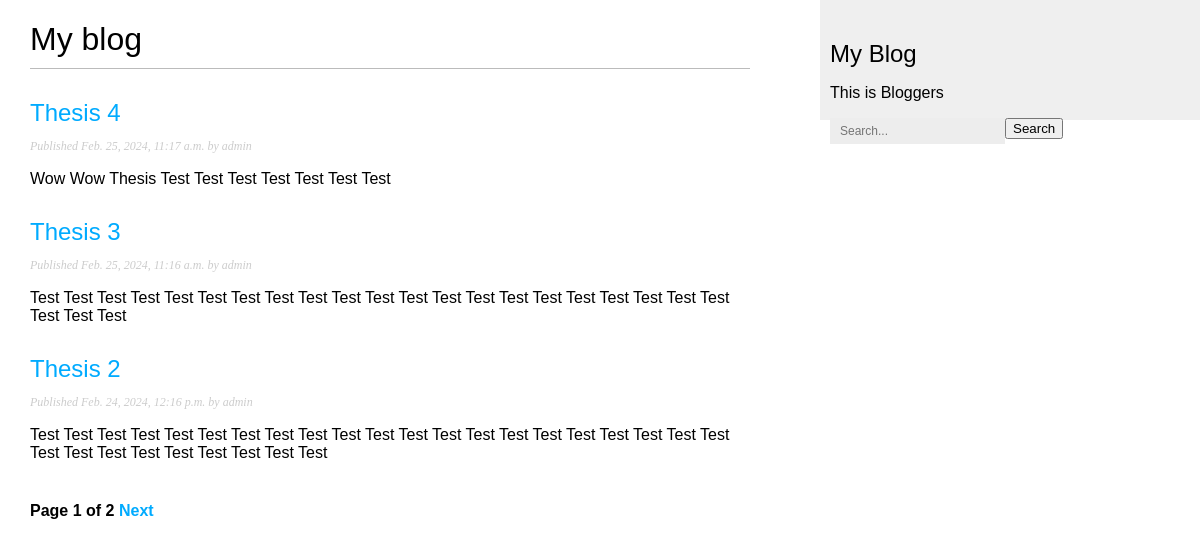
Screenshot of /blog/ with the database file from the repository.
### blog/models.py (models this page shows, shortened)
class Post(models.Model):
    class Status(models.TextChoices):
        DRAFT = 'DF', 'Draft'
        PUBLISHED = 'PB', 'Published'
    title = models.CharField(max_length=250)
    slug = models.SlugField(max_length=250,
                            unique_for_date='publish')
    author = models.ForeignKey(User,
                               on_delete=models.CASCADE,
                               related_name="blog_posts")
    body = models.TextField()
    publish = models.DateTimeField(default=timezone.now)
    created = models.DateTimeField(auto_now_add=True)
    status = models.CharField(max_length=2,
                              choices=Status.choices,
                              default=Status.DRAFT)
    objects = models.Manager()
    published = PublishedManager()
    class Meta:
        ordering = ['-publish']
        indexes = [
            models.Index(fields=['-publish'])
        ]
    def get_absolute_url(self):
        return reverse("blog:post_detail",
                       args=[self.publish.year,
                             self.publish.month,
                             self.publish.day,
                             self.slug])

### blog/views.py (the view)
# urls.py: path('', views.post_list, name="post_list"),
def post_list(request):
    post_list = Post.published.all()
    paginator = Paginator(post_list, 3)
    page_number = request.GET.get('page', 1)
    try:
        posts = paginator.page(page_number)
    except PageNotAnInteger:
        posts = paginator.page(1)
    except EmptyPage:
        posts = paginator.page(paginator.num_pages)
    return render(request,
                 "blog/post/list.html",
                  {"posts":posts})

### blog/models.py (called while the page is built)
    def get_queryset(self):
        return super().get_queryset().filter(status=Post.Status.PUBLISHED)

### blog/templates/blog/post/list.html (shortened to what this page needs)
{% extends "blog/base.html" %}
{% block content %}
    <h1>My blog</h1>
    {% for post in posts %}
        <h2><a href="{{ post.get_absolute_url }}">{{post.title}}</a></h2>
        <p class="date">Published {{post.publish}} by {{ post.author}}</p>
        {{ post.body | truncatewords_html:30 | linebreaks}}
    {% endfor %}
    {% include "blog/pagination.html" with page=posts %}
{% endblock %}

### blog/templates/blog/base.html (shortened to what this page needs)
{% load static %}
<html lang="en">
<head>
    <link rel="stylesheet" href="{% static 'css/style.css' %}">
</head>
<body>
    <div id="content">
        {% block content %}
        {% endblock%}
    </div>
    <div id="sidebar">
        <h2>My Blog</h2>
        <p>This is Bloggers</p>
        <form action="{% url 'blog:post_search' %}" method="GET">
            <input type="text" name="q" placeholder="Search...">
            <button type="submit">Search</button>
        </form>
    </div>
</body>
</html>

### blog/templates/blog/pagination.html (shortened to what this page needs)
<div class="pagination">
    <span class="step-links">
        <span class="current">
            Page {{ page.number }} of {{ page.paginator.num_pages }}
        </span>
        {% if page.has_next %}
            <a href="?page={{ page.next_page_number }}">Next</a>
        {% endif %}
    </span>
</div>

### blog/static/css/style.css (style rules this page uses)
body { margin: 0; padding: 0; font-family: Helvetica, sans-serif; }
a { color:#00abff; text-decoration: none; }
h1 { font-weight: normal; border-bottom: 1px solid #bbb; padding: 0 0 10px 0; }
h2 { font-weight: normal; margin: 30px 0 0; }
#content { float: left; width: 60%; padding: 0 0 0 30px; }
#sidebar { float: right; width: 30%; padding: 10px; background: #efefef; height: 100px; }
p.date { color: #ccc; font-family: georgia, serif; font-size: 12px; font-style: italic; }
.pagination { margin: 40px 0; font-weight: bold; }
input, textarea { clear: both; float: left; margin: 0 0 10px; background: #ededed; border: 0; padding: 6px 10px; font-size: 12px; }

### rows the page displays
Post: title "Thesis 4", publish "Feb. 25, 2024, 11:17 a.m.", author "admin", body "Wow Wow Thesis Test Test Test Test Test Test Test"
Post: title "Thesis 3", publish "Feb. 25, 2024, 11:16 a.m.", author "admin", body "Test Test Test Test Test Test Test Test Test Test Test Test Test Test Test Test Test Test Test Test Test Test Test Test"
Post: title "Thesis 2", publish "Feb. 24, 2024, 12:16 p.m.", author "admin", body "Test Test Test Test Test Test Test Test Test Test Test Test Test Test Test Test Test Test Test Test Test Test Test Test Test Test Test Test Test Test"

### other values shown
{{ page.number }} "1"
{{ page.paginator.num_pages }} "2"
